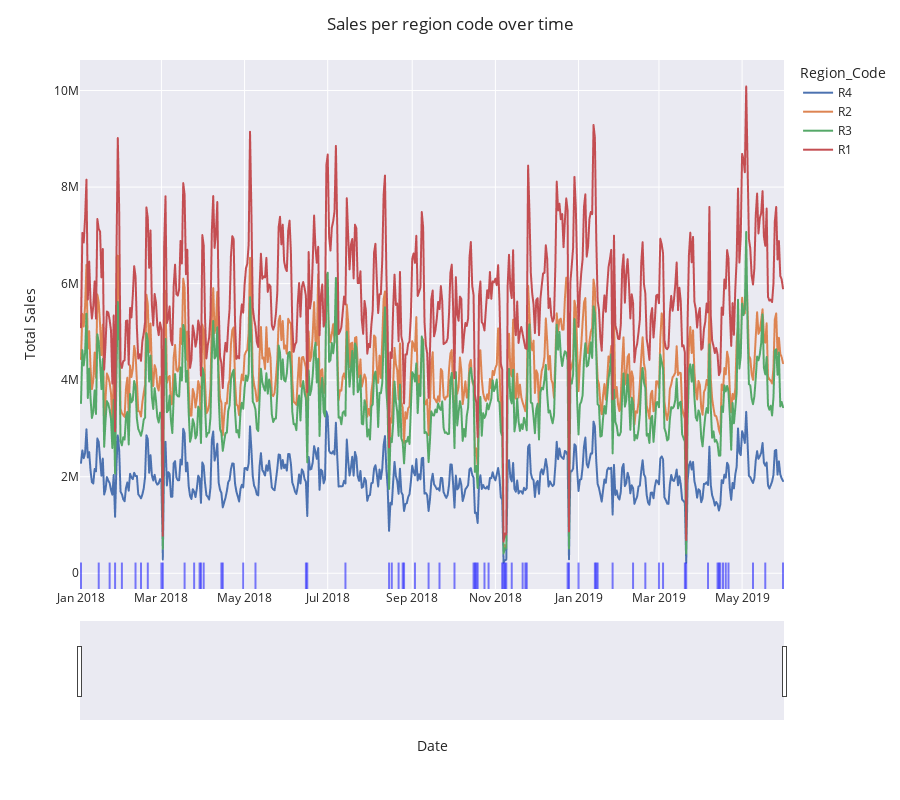

Source (notebook cell):
### Markdown cell above
# Individual Sales Analysis

### Code cell
plt.figure(figsize=(20, 10))
def plot_grouped_time_series(df, x, y, group, title, xaxis_title, yaxis_title):
    fig = px.line(df, x=x, y=y, color=group)
    for date in holidays:
        fig.add_shape(
            type="line",
            x0=date,
            x1=date,
            y0=0.05,  
            y1=0,   
            xref="x",
            yref="paper",
            line=dict(color="blue", width=2)
        )
    fig.update_layout(
        title=title,
        xaxis_title=xaxis_title,
        yaxis_title=yaxis_title,
        xaxis_rangeslider_visible=True,
        height=800,
    )
    fig.show()

# Reset the index to make 'Date' a column
# train_region_code_agg_reset = train_region_code_agg.reset_index()

plot_grouped_time_series(train_region_code_agg, "Date", "Total_Sales", "Region_Code", "Sales per region code over time", "Date", "Total Sales")

### Figure 1 — Plotly figure (JSON) as saved in the notebook; plotly's stock layout.template omitted (floating-point values rounded to 4 significant figures; data arrays with more than 128 entries replaced by an {"elided": "..."} marker saying what was removed)
{"data": [{"hovertemplate": "Region_Code=R4<br>Date=%{x}<br>Total_Sales=%{y}<extra></extra>", "legendgroup": "R4", "line": {"color": "rgb(76,114,176)", "dash": "solid"}, "marker": {"symbol": "circle"}, "mode": "lines", "name": "R4", "showlegend": true, "type": "scattergl", "x": {"elided": "516 str values"}, "xaxis": "x", "y": {"elided": "516 int values"}, "yaxis": "y"}, {"hovertemplate": "Region_Code=R2<br>Date=%{x}<br>Total_Sales=%{y}<extra></extra>", "legendgroup": "R2", "line": {"color": "rgb(221,132,82)", "dash": "solid"}, "marker": {"symbol": "circle"}, "mode": "lines", "name": "R2", "showlegend": true, "type": "scattergl", "x": {"elided": "516 str values"}, "xaxis": "x", "y": {"elided": "516 int values"}, "yaxis": "y"}, {"hovertemplate": "Region_Code=R3<br>Date=%{x}<br>Total_Sales=%{y}<extra></extra>", "legendgroup": "R3", "line": {"color": "rgb(85,168,104)", "dash": "solid"}, "marker": {"symbol": "circle"}, "mode": "lines", "name": "R3", "showlegend": true, "type": "scattergl", "x": {"elided": "516 str values"}, "xaxis": "x", "y": {"elided": "516 int values"}, "yaxis": "y"}, {"hovertemplate": "Region_Code=R1<br>Date=%{x}<br>Total_Sales=%{y}<extra></extra>", "legendgroup": "R1", "line": {"color": "rgb(196,78,82)", "dash": "solid"}, "marker": {"symbol": "circle"}, "mode": "lines", "name": "R1", "showlegend": true, "type": "scattergl", "x": {"elided": "516 str values"}, "xaxis": "x", "y": {"elided": "516 int values"}, "yaxis": "y"}], "layout": {"height": 800, "legend": {"title": {"text": "Region_Code"}, "tracegroupgap": 0}, "margin": {"t": 60}, "shapes": [{"line": {"color": "blue", "width": 2}, "type": "line", "x0": "2019-01-13", "x1": "2019-01-13", "xref": "x", "y0": 0.05, "y1": 0, "yref": "paper"}, {"line": {"color": "blue", "width": 2}, "type": "line", "x0": "2019-03-21", "x1": "2019-03-21", "xref": "x", "y0": 0.05, "y1": 0, "yref": "paper"}, {"line": {"color": "blue", "width": 2}, "type": "line", "x0": "2019-04-14", "x1": "2019-04-14", "xref": "x", "y0": 0.05, "y1": 0, "yref": "paper"}, {"line": {"color": "blue", "width": 2}, "type": "line", "x0": "2019-04-17", "x1": "2019-04-17", "xref": "x", "y0": 0.05, "y1": 0, "yref": "paper"}, {"line": {"color": "blue", "width": 2}, "type": "line", "x0": "2019-04-19", "x1": "2019-04-19", "xref": "x", "y0": 0.05, "y1": 0, "yref": "paper"}, {"line": {"color": "blue", "width": 2}, "type": "line", "x0": "2019-05-09", "x1": "2019-05-09", "xref": "x", "y0": 0.05, "y1": 0, "yref": "paper"}, {"line": {"color": "blue", "width": 2}, "type": "line", "x0": "2018-03-25", "x1": "2018-03-25", "xref": "x", "y0": 0.05, "y1": 0, "yref": "paper"}, {"line": {"color": "blue", "width": 2}, "type": "line", "x0": "2018-08-26", "x1": "2018-08-26", "xref": "x", "y0": 0.05, "y1": 0, "yref": "paper"}, {"line": {"color": "blue", "width": 2}, "type": "line", "x0": "2018-11-07", "x1": "2018-11-07", "xref": "x", "y0": 0.05, "y1": 0, "yref": "paper"}, {"line": {"color": "blue", "width": 2}, "type": "line", "x0": "2019-04-13", "x1": "2019-04-13", "xref": "x", "y0": 0.05, "y1": 0, "yref": "paper"}, {"line": {"color": "blue", "width": 2}, "type": "line", "x0": "2018-02-10", "x1": "2018-02-10", "xref": "x", "y0": 0.05, "y1": 0, "yref": "paper"}, {"line": {"color": "blue", "width": 2}, "type": "line", "x0": "2018-03-01", "x1": "2018-03-01", "xref": "x", "y0": 0.05, "y1": 0, "yref": "paper"}, {"line": {"color": "blue", "width": 2}, "type": "line", "x0": "2018-04-30", "x1": "2018-04-30", "xref": "x", "y0": 0.05, "y1": 0, "yref": "paper"}, {"line": {"color": "blue", "width": 2}, "type": "line", "x0": "2018-08-15", "x1": "2018-08-15", "xref": "x", "y0": 0.05, "y1": 0, "yref": "paper"}, {"line": {"color": "blue", "width": 2}, "type": "line", "x0": "2018-08-17", "x1": "2018-08-17", "xref": "x", "y0": 0.05, "y1": 0, "yref": "paper"}, {"line": {"color": "blue", "width": 2}, "type": "line", "x0": "2018-09-13", "x1": "2018-09-13", "xref": "x", "y0": 0.05, "y1": 0, "yref": "paper"}, {"line": {"color": "blue", "width": 2}, "type": "line", "x0": "2018-01-14", "x1": "2018-01-14", "xref": "x", "y0": 0.05, "y1": 0, "yref": "paper"}, {"line": {"color": "blue", "width": 2}, "type": "line", "x0": "2018-02-14", "x1": "2018-02-14", "xref": "x", "y0": 0.05, "y1": 0, "yref": "paper"}, {"line": {"color": "blue", "width": 2}, "type": "line", "x0": "2018-04-14", "x1": "2018-04-14", "xref": "x", "y0": 0.05, "y1": 0, "yref": "paper"}, {"line": {"color": "blue", "width": 2}, "type": "line", "x0": "2018-08-22", "x1": "2018-08-22", "xref": "x", "y0": 0.05, "y1": 0, "yref": "paper"}, {"line": {"color": "blue", "width": 2}, "type": "line", "x0": "2018-10-24", "x1": "2018-10-24", "xref": "x", "y0": 0.05, "y1": 0, "yref": "paper"}, {"line": {"color": "blue", "width": 2}, "type": "line", "x0": "2018-11-09", "x1": "2018-11-09", "xref": "x", "y0": 0.05, "y1": 0, "yref": "paper"}, {"line": {"color": "blue", "width": 2}, "type": "line", "x0": "2019-04-06", "x1": "2019-04-06", "xref": "x", "y0": 0.05, "y1": 0, "yref": "paper"}, {"line": {"color": "blue", "width": 2}, "type": "line", "x0": "2018-02-19", "x1": "2018-02-19", "xref": "x", "y0": 0.05, "y1": 0, "yref": "paper"}, {"line": {"color": "blue", "width": 2}, "type": "line", "x0": "2018-03-18", "x1": "2018-03-18", "xref": "x", "y0": 0.05, "y1": 0, "yref": "paper"}, {"line": {"color": "blue", "width": 2}, "type": "line", "x0": "2018-06-16", "x1": "2018-06-16", "xref": "x", "y0": 0.05, "y1": 0, "yref": "paper"}, {"line": {"color": "blue", "width": 2}, "type": "line", "x0": "2018-11-06", "x1": "2018-11-06", "xref": "x", "y0": 0.05, "y1": 0, "yref": "paper"}, {"line": {"color": "blue", "width": 2}, "type": "line", "x0": "2019-01-01", "x1": "2019-01-01", "xref": "x", "y0": 0.05, "y1": 0, "yref": "paper"}, {"line": {"color": "blue", "width": 2}, "type": "line", "x0": "2019-03-01", "x1": "2019-03-01", "xref": "x", "y0": 0.05, "y1": 0, "yref": "paper"}, {"line": {"color": "blue", "width": 2}, "type": "line", "x0": "2018-01-26", "x1": "2018-01-26", "xref": "x", "y0": 0.05, "y1": 0, "yref": "paper"}, {"line": {"color": "blue", "width": 2}, "type": "line", "x0": "2018-04-01", "x1": "2018-04-01", "xref": "x", "y0": 0.05, "y1": 0, "yref": "paper"}, {"line": {"color": "blue", "width": 2}, "type": "line", "x0": "2018-04-15", "x1": "2018-04-15", "xref": "x", "y0": 0.05, "y1": 0, "yref": "paper"}, {"line": {"color": "blue", "width": 2}, "type": "line", "x0": "2018-05-09", "x1": "2018-05-09", "xref": "x", "y0": 0.05, "y1": 0, "yref": "paper"}, {"line": {"color": "blue", "width": 2}, "type": "line", "x0": "2018-06-15", "x1": "2018-06-15", "xref": "x", "y0": 0.05, "y1": 0, "yref": "paper"}, {"line": {"color": "blue", "width": 2}, "type": "line", "x0": "2018-09-03", "x1": "2018-09-03", "xref": "x", "y0": 0.05, "y1": 0, "yref": "paper"}, {"line": {"color": "blue", "width": 2}, "type": "line", "x0": "2018-10-17", "x1": "2018-10-17", "xref": "x", "y0": 0.05, "y1": 0, "yref": "paper"}, {"line": {"color": "blue", "width": 2}, "type": "line", "x0": "2018-10-27", "x1": "2018-10-27", "xref": "x", "y0": 0.05, "y1": 0, "yref": "paper"}, {"line": {"color": "blue", "width": 2}, "type": "line", "x0": "2018-11-23", "x1": "2018-11-23", "xref": "x", "y0": 0.05, "y1": 0, "yref": "paper"}, {"line": {"color": "blue", "width": 2}, "type": "line", "x0": "2018-11-24", "x1": "2018-11-24", "xref": "x", "y0": 0.05, "y1": 0, "yref": "paper"}, {"line": {"color": "blue", "width": 2}, "type": "line", "x0": "2019-01-15", "x1": "2019-01-15", "xref": "x", "y0": 0.05, "y1": 0, "yref": "paper"}, {"line": {"color": "blue", "width": 2}, "type": "line", "x0": "2019-03-20", "x1": "2019-03-20", "xref": "x", "y0": 0.05, "y1": 0, "yref": "paper"}, {"line": {"color": "blue", "width": 2}, "type": "line", "x0": "2019-04-21", "x1": "2019-04-21", "xref": "x", "y0": 0.05, "y1": 0, "yref": "paper"}, {"line": {"color": "blue", "width": 2}, "type": "line", "x0": "2018-01-01", "x1": "2018-01-01", "xref": "x", "y0": 0.05, "y1": 0, "yref": "paper"}, {"line": {"color": "blue", "width": 2}, "type": "line", "x0": "2018-07-14", "x1": "2018-07-14", "xref": "x", "y0": 0.05, "y1": 0, "yref": "paper"}, {"line": {"color": "blue", "width": 2}, "type": "line", "x0": "2018-08-25", "x1": "2018-08-25", "xref": "x", "y0": 0.05, "y1": 0, "yref": "paper"}, {"line": {"color": "blue", "width": 2}, "type": "line", "x0": "2018-09-21", "x1": "2018-09-21", "xref": "x", "y0": 0.05, "y1": 0, "yref": "paper"}, {"line": {"color": "blue", "width": 2}, "type": "line", "x0": "2018-11-21", "x1": "2018-11-21", "xref": "x", "y0": 0.05, "y1": 0, "yref": "paper"}, {"line": {"color": "blue", "width": 2}, "type": "line", "x0": "2018-12-25", "x1": "2018-12-25", "xref": "x", "y0": 0.05, "y1": 0, "yref": "paper"}, {"line": {"color": "blue", "width": 2}, "type": "line", "x0": "2019-01-26", "x1": "2019-01-26", "xref": "x", "y0": 0.05, "y1": 0, "yref": "paper"}, {"line": {"color": "blue", "width": 2}, "type": "line", "x0": "2019-02-10", "x1": "2019-02-10", "xref": "x", "y0": 0.05, "y1": 0, "yref": "paper"}, {"line": {"color": "blue", "width": 2}, "type": "line", "x0": "2019-04-15", "x1": "2019-04-15", "xref": "x", "y0": 0.05, "y1": 0, "yref": "paper"}, {"line": {"color": "blue", "width": 2}, "type": "line", "x0": "2019-05-31", "x1": "2019-05-31", "xref": "x", "y0": 0.05, "y1": 0, "yref": "paper"}, {"line": {"color": "blue", "width": 2}, "type": "line", "x0": "2018-01-31", "x1": "2018-01-31", "xref": "x", "y0": 0.05, "y1": 0, "yref": "paper"}, {"line": {"color": "blue", "width": 2}, "type": "line", "x0": "2018-03-29", "x1": "2018-03-29", "xref": "x", "y0": 0.05, "y1": 0, "yref": "paper"}, {"line": {"color": "blue", "width": 2}, "type": "line", "x0": "2018-03-30", "x1": "2018-03-30", "xref": "x", "y0": 0.05, "y1": 0, "yref": "paper"}, {"line": {"color": "blue", "width": 2}, "type": "line", "x0": "2018-10-16", "x1": "2018-10-16", "xref": "x", "y0": 0.05, "y1": 0, "yref": "paper"}, {"line": {"color": "blue", "width": 2}, "type": "line", "x0": "2018-10-19", "x1": "2018-10-19", "xref": "x", "y0": 0.05, "y1": 0, "yref": "paper"}, {"line": {"color": "blue", "width": 2}, "type": "line", "x0": "2018-11-08", "x1": "2018-11-08", "xref": "x", "y0": 0.05, "y1": 0, "yref": "paper"}, {"line": {"color": "blue", "width": 2}, "type": "line", "x0": "2019-01-14", "x1": "2019-01-14", "xref": "x", "y0": 0.05, "y1": 0, "yref": "paper"}, {"line": {"color": "blue", "width": 2}, "type": "line", "x0": "2019-02-19", "x1": "2019-02-19", "xref": "x", "y0": 0.05, "y1": 0, "yref": "paper"}, {"line": {"color": "blue", "width": 2}, "type": "line", "x0": "2019-03-04", "x1": "2019-03-04", "xref": "x", "y0": 0.05, "y1": 0, "yref": "paper"}, {"line": {"color": "blue", "width": 2}, "type": "line", "x0": "2019-05-18", "x1": "2019-05-18", "xref": "x", "y0": 0.05, "y1": 0, "yref": "paper"}, {"line": {"color": "blue", "width": 2}, "type": "line", "x0": "2018-01-22", "x1": "2018-01-22", "xref": "x", "y0": 0.05, "y1": 0, "yref": "paper"}, {"line": {"color": "blue", "width": 2}, "type": "line", "x0": "2018-03-02", "x1": "2018-03-02", "xref": "x", "y0": 0.05, "y1": 0, "yref": "paper"}, {"line": {"color": "blue", "width": 2}, "type": "line", "x0": "2018-10-02", "x1": "2018-10-02", "xref": "x", "y0": 0.05, "y1": 0, "yref": "paper"}, {"line": {"color": "blue", "width": 2}, "type": "line", "x0": "2018-10-18", "x1": "2018-10-18", "xref": "x", "y0": 0.05, "y1": 0, "yref": "paper"}, {"line": {"color": "blue", "width": 2}, "type": "line", "x0": "2018-11-13", "x1": "2018-11-13", "xref": "x", "y0": 0.05, "y1": 0, "yref": "paper"}, {"line": {"color": "blue", "width": 2}, "type": "line", "x0": "2018-12-24", "x1": "2018-12-24", "xref": "x", "y0": 0.05, "y1": 0, "yref": "paper"}], "title": {"text": "Sales per region code over time"}, "xaxis": {"anchor": "y", "domain": [0, 1], "rangeslider": {"visible": true}, "title": {"text": "Date"}}, "yaxis": {"anchor": "x", "domain": [0, 1], "title": {"text": "Total Sales"}}}}
